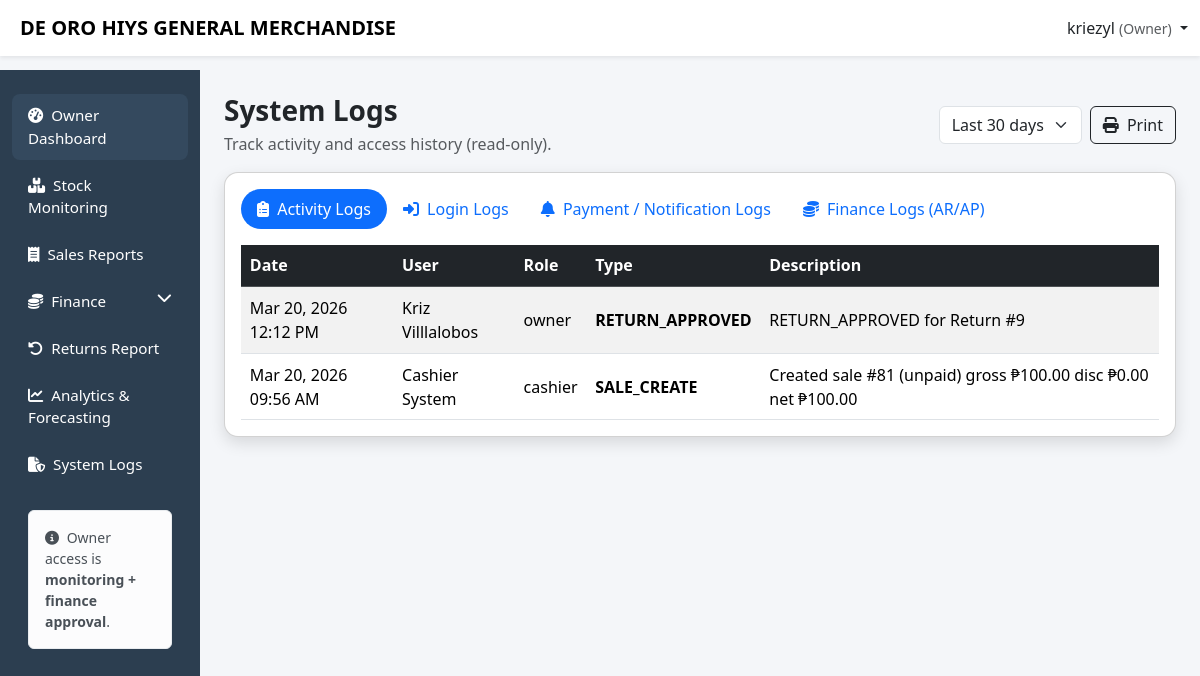
/capstone/owner/system_logs.php (signed in), run on the app's committed database.
### tables this page shows
CREATE TABLE `activity_logs` (
  `activity_id` int(11) NOT NULL,
  `user_id` int(11) DEFAULT NULL,
  `activity_type` varchar(50) DEFAULT NULL,
  `description` text DEFAULT NULL,
  `created_at` timestamp NOT NULL DEFAULT current_timestamp()
);

CREATE TABLE `users` (
  `user_id` int(11) NOT NULL,
  `username` varchar(50) NOT NULL,
  `password` varchar(255) NOT NULL,
  `first_name` varchar(50) DEFAULT NULL,
  `last_name` varchar(50) DEFAULT NULL,
  `phone` varchar(20) DEFAULT NULL,
  `role` varchar(20) NOT NULL,
  `created_at` timestamp NOT NULL DEFAULT current_timestamp(),
  `status` enum('active','inactive') DEFAULT 'active'
);

### capstone/owner/system_logs.php (the view, shortened to what this page needs)
<?php
$username = $_SESSION['username'] ?? 'Owner';
include '../config/db.php';
$days = (int)($_GET['days'] ?? 30);
$activity = $conn->query("
  SELECT al.activity_id, al.created_at, al.activity_type, al.description,
         CONCAT(u.first_name,' ',u.last_name) AS user_name, u.role
  FROM activity_logs al
  LEFT JOIN users u ON u.user_id = al.user_id
  WHERE al.created_at >= DATE_SUB(NOW(), INTERVAL $days DAY)
  ORDER BY al.created_at DESC
  LIMIT 200
");
?>
<!DOCTYPE html>
<html lang="en">
<head>
<link href="https://cdn.jsdelivr.net/npm/bootstrap@5.3.2/dist/css/bootstrap.min.css" rel="stylesheet">
<link href="https://cdnjs.cloudflare.com/ajax/libs/font-awesome/6.5.1/css/all.min.css" rel="stylesheet">
<link href="../css/layout.css" rel="stylesheet">
</head>
<body>
<nav class="navbar navbar-expand-lg navbar-light bg-white shadow-sm fixed-top no-print">
  <div class="container-fluid">
    <span class="navbar-brand fw-bold ms-2">DE ORO HIYS GENERAL MERCHANDISE</span>
    <div class="ms-auto dropdown">
      <a class="nav-link dropdown-toggle" data-bs-toggle="dropdown">
        <?= htmlspecialchars($username) ?> <small class="text-muted">(Owner)</small>
      </a>
    </div>
  </div>
</nav>
<div class="container-fluid">
<div class="row">
<?php include '../includes/owner_sidebar.php'; ?>
<main class="col-lg-10 ms-sm-auto px-4 main-content">
<div class="py-4">
  <div class="d-flex justify-content-between align-items-center flex-wrap gap-2 mb-3">
    <div>
      <h3 class="fw-bold mb-1">System Logs</h3>
      <div class="text-muted">Track activity and access history (read-only).</div>
    </div>
    <div class="d-flex gap-2 align-items-center no-print">
      <form method="get" class="d-flex gap-2 align-items-center">
        <select class="form-select" name="days" onchange="this.form.submit()">
          <option value="30" <?= $days===30?'selected':'' ?>>Last 30 days</option>
        </select>
      </form>
      <button class="btn btn-outline-dark" onclick="window.print()"><i class="fa-solid fa-print me-1"></i> Print</button>
    </div>
  </div>
  <div class="card modern-card">
    <div class="card-body">
      <ul class="nav nav-pills mb-3" id="logsTab" role="tablist">
        <li class="nav-item" role="presentation">
          <button class="nav-link active" data-bs-toggle="pill" data-bs-target="#tab-activity" type="button">
            <i class="fa-solid fa-clipboard-list me-1"></i> Activity Logs
          </button>
        </li>
        <li class="nav-item" role="presentation">
          <button class="nav-link" data-bs-toggle="pill" data-bs-target="#tab-login" type="button">
            <i class="fa-solid fa-right-to-bracket me-1"></i> Login Logs
          </button>
        </li>
        <li class="nav-item" role="presentation">
          <button class="nav-link" data-bs-toggle="pill" data-bs-target="#tab-pay" type="button">
            <i class="fa-solid fa-bell me-1"></i> Payment / Notification Logs
          </button>
        </li>
        <li class="nav-item" role="presentation">
          <button class="nav-link" data-bs-toggle="pill" data-bs-target="#tab-finance" type="button">
            <i class="fa-solid fa-coins me-1"></i> Finance Logs (AR/AP)
          </button>
        </li>
      </ul>
      <div class="tab-content">
        <div class="tab-pane fade show active" id="tab-activity">
          <div class="table-responsive">
            <table class="table table-striped align-middle mb-0">
              <thead class="table-dark">
                <tr>
                  <th>Date</th>
                  <th>User</th>
                  <th>Role</th>
                  <th>Type</th>
                  <th>Description</th>
                </tr>
              </thead>
              <tbody>
              <?php if($activity && $activity->num_rows>0): ?>
                <?php while($r=$activity->fetch_assoc()): ?>
                  <tr>
                    <td><?= htmlspecialchars(date("M d, Y h:i A", strtotime($r['created_at']))) ?></td>
                    <td><?= htmlspecialchars($r['user_name'] ?: '—') ?></td>
                    <td><?= htmlspecialchars($r['role'] ?: '—') ?></td>
                    <td class="fw-semibold"><?= htmlspecialchars($r['activity_type'] ?: '—') ?></td>
                    <td><?= htmlspecialchars($r['description'] ?: '') ?></td>
                  </tr>
                <?php endwhile; ?>
              <?php else: ?>
                <tr><td colspan="5" class="text-center text-muted">No activity logs found.</td></tr>
              <?php endif; ?>
              </tbody>
            </table>
          </div>
        </div>
      </div>
    </div>
  </div>
</div>
</main>
</div>
</div>
</body>
</html>

### capstone/css/layout.css (style rules this page uses)
body { background:#f4f6f9; padding-top: 60px; }
.modern-card { border-radius:14px; box-shadow:0 6px 16px rgba(0,0,0,.12); transition:.3s; }
.main-content { padding-top:0px; }
.table td, .table th { padding:0.55rem; vertical-align: middle; }
.table td,.table th { vertical-align:middle; }
table td, .table th { padding:0.55rem; vertical-align: middle; }
body { background:#f4f6f9; padding-top:70px; }
.modern-card { border-radius:14px; box-shadow:0 6px 16px rgba(0,0,0,.12); }
.table td, .table th { vertical-align: middle; }
.nav-pills .nav-link { border-radius:999px; }

### data on the page
activity_logs: created_at "Mar 20, 2026 12:12 PM", user_name "Kriz Villlalobos", user.role "owner", activity_type "RETURN_APPROVED", description "RETURN_APPROVED for Return #9"
activity_logs: created_at "Mar 20, 2026 09:56 AM", user_name "Cashier System", user.role "cashier", activity_type "SALE_CREATE", description "Created sale #81 (unpaid) gross ₱100.00 disc ₱0.00 net ₱100.00"

### other printed values
$username "kriezyl"
